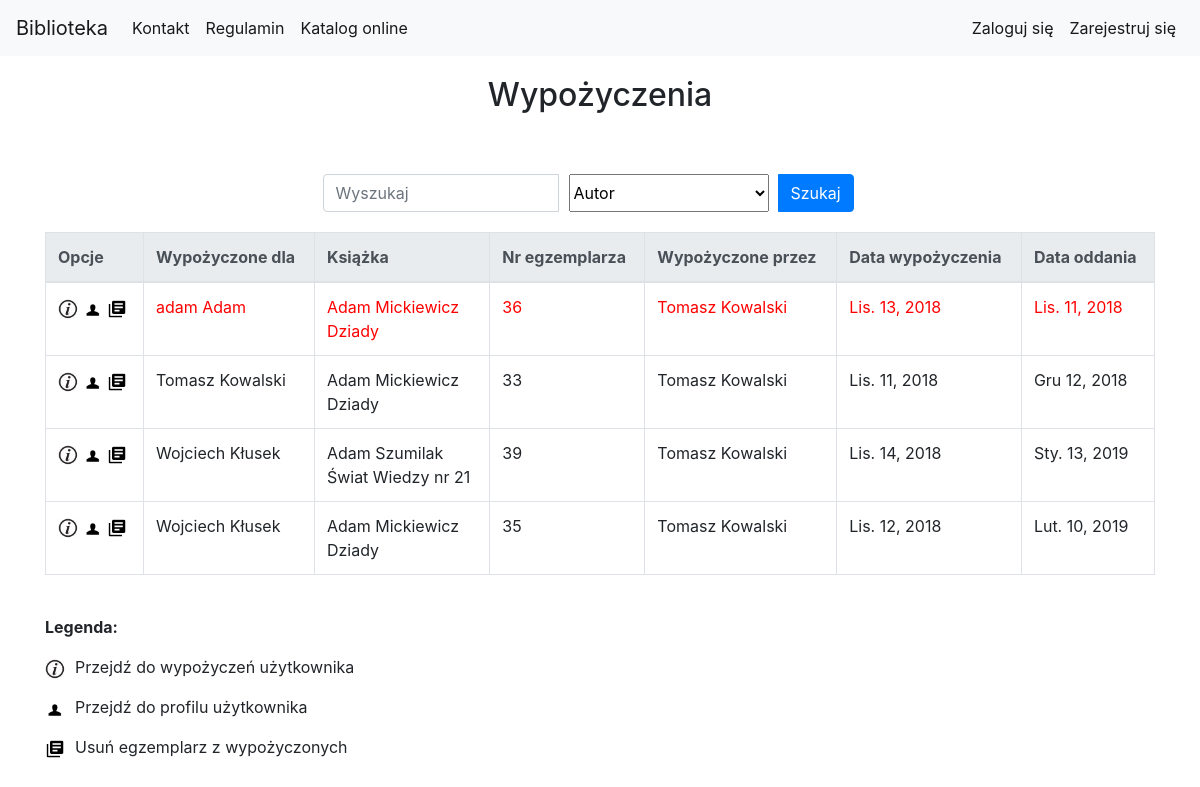
The app's page /library/borrow_list/ with its own data.
### library_app/models.py (models this page shows, shortened)
class Borrow(models.Model):
    user = models.ForeignKey(User, verbose_name='Wypożycz dla')
    borrow_librarian = models.ForeignKey(User, related_name="borrow_librarian", verbose_name='Bibliotekarz wypożyczający')
    receive_librarian = models.ForeignKey(User, related_name="receive_librarian", null=True, blank=True, verbose_name='Bibliotekarz odbierający')
    book_copy_id = models.ForeignKey(BookCopy, related_name="borrow_bookcopy", verbose_name='Egzemplarz ksiązki')
    borrow_date = models.DateField(auto_now=True, verbose_name='Data wypożyczenia')
    receive_date = models.DateField(default=datetime.now()+timedelta(days=60), verbose_name='Data oddania')
    is_prolong = models.BooleanField(default=False, verbose_name="Czy prolongowana")
    is_date_exceeded = models.BooleanField(default=False, verbose_name="Czy data oddania przekroczona")

class Author(models.Model):
    first_name = models.CharField(max_length=200, verbose_name='Imię')
    last_name = models.CharField(max_length=200, verbose_name='Nazwisko')
    country = models.CharField(max_length=200, verbose_name='Kraj')
    biography = models.TextField(default='', blank=True, null=True, verbose_name='Biografia')
    birth_place = models.CharField(max_length=200, default='', blank=True, null=True, verbose_name='Miejsce urodzenia')
    image_url = models.URLField(default='', blank=True, null=True, verbose_name='Adres url portretu, zakończony rozszerzeniem')
    years_of_life = models.CharField(max_length=10, default='', blank=True, null=True, verbose_name='Lata życia')

class BookCopy(models.Model):
    book = models.ForeignKey(Book, related_name="bookcopies", verbose_name='Wybierz książkę') #teraz w templatce mozemy z poziomu klasy book odnosic sie do obiektow bookcopy, np {{book.bookcopies.count}} da liczbe kopii ksiazek ktore maja w polu book id danej ksiazki
    is_borrowed = models.BooleanField(default=False)

class Book(models.Model):
    authors = models.ManyToManyField(Author, related_name='book_authors', verbose_name='Autorzy')
    category = models.ForeignKey(Category, related_name='book_categories', verbose_name='Kategoria')
    publishing_house = models.ForeignKey(PublishingHouse, related_name='publishing_houses', verbose_name='Wydawnictwo')
    isbn = models.CharField(max_length=30, unique=True, verbose_name='Numer ISBN')
    title = models.CharField(max_length=200, verbose_name='Tytuł')
    description = models.TextField(blank=True, default='', verbose_name='Opis')
    publish_date = models.DateField(default=datetime.now, blank=True, verbose_name='Data publikacji')
    edition = models.PositiveIntegerField(default=1, verbose_name='Numer wydania')
    image_url = models.URLField(default='', blank=True, null=True, verbose_name='Adres url okładki zakończony rozszerzeniem obrazu')
    add_date = models.DateTimeField(auto_now=True)
    slug = models.SlugField(allow_unicode=True, unique=True)

### library_app/views.py (the view)
class BorrowListView(LoginRequiredMixin, SuperuserRequiredMixin, generic.ListView):
    login_url = reverse_lazy('no_permission')
    model = models.Borrow
    context_object_name = "borrow_list" #human-understandable name of variable to access from templates
    paginate_by = 10
    def get_queryset(self):
        search_query = self.request.GET.get("search_query")
        search_type = self.request.GET.get("search_type")
        query_result = None
        if search_query is not None:
            if search_type == "title":
                query_result = models.Borrow.objects.all().filter(book_copy_id__book__title__icontains=search_query)
            elif search_type == "author":
                authors_result = models.Borrow.objects.all().filter(book_copy_id__book__authors__first_name__icontains=search_query) | models.Borrow.objects.all().filter(book_copy_id__book__authors__last_name__icontains=search_query)
                query_result = authors_result
            elif search_type == "bookcopy_nr":
                query_result = models.Borrow.objects.all().filter(book_copy_id__id__icontains=search_query)
            elif search_type == "borrow_by_user":
                borrow_by_result = models.Borrow.objects.all().filter(user__first_name__contains=search_query) | models.Borrow.objects.all().filter(user__last_name__contains=search_query)
                query_result = borrow_by_result
            elif search_type == "borrow_by_librarian":
                borrow_by_result = models.Borrow.objects.all().filter(borrow_librarian__first_name__contains=search_query) | models.Borrow.objects.all().filter(borrow_librarian__last_name__contains=search_query)
                query_result = borrow_by_result
            return query_result.order_by("receive_date")
        else:
            return models.Borrow.objects.all().order_by("receive_date")

### library_app/templatetags/custom_tags.py (called while the page is built)
@register.simple_tag(name='get_user_profile')
def get_user_profile(user_obj):
    return models.UserProfileInfo.objects.get(user=user_obj)

### library_app/templates/library_app/borrow_list.html (shortened to what this page needs)
{% extends "base.html" %}
{% load static %}
{% load custom_tags %}
{% block body_block %}
<div class="container">
    <div class="page-title">
        <h2>Wypożyczenia</h2>
    </div>
            <div class="search-bar">
                <form class="form-inline" action="{% url 'library_app:borrow_list' %}" method="GET">
                    <div class="input-group">
                        <input type="search" class="form-control" name="search_query" placeholder="Wyszukaj">
                        <select class="search-select" name="search_type">
                            <option value="author" selected>Autor</option>
                        </select>
                        <div class="input-group-append search-button">
                            <button class="btn btn-primary" type="submit">Szukaj</button>
                        </div>
                    </div>
                </form>
            </div>
    <table class="table table-bordered table-hover">
        <thead class="thead-light">
            <tr>
                <th scope="col">Opcje</th>
                <th scope="col">Wypożyczone dla</th>
                <th scope="col">Książka</th>
                <th scope="col">Nr egzemplarza</th>
                <th scope="col">Wypożyczone przez</th>
                <th scope="col">Data wypożyczenia</th>
                <th scope="col">Data oddania</th>
            </tr>
        </thead>
        <tbody>
            {% for borrow in borrow_list %}
                {% if borrow.is_date_exceeded %}
                <tr style="color:red">
                {% else %}
                    <tr>
                {% endif %}
                <td>
                    <a href="{% url 'library_app:user_borrows' pk=borrow.user.pk %}"><img src="{% static 'website_icons/info_ico.png' %}" alt="Wypożyczenia" width="20" height="20"></a>
                    {% get_user_profile borrow.user as user_profile_obj %}
                    <a href="{% url 'library_app:user_profile' pk=user_profile_obj.pk %}"><img src="{% static 'website_icons/user_ico.png' %}" alt="Profil" width="20" height="20"></a>
                    <a href="{% url 'library_app:borrow_delete' pk=borrow.pk %}"><img src="{% static 'website_icons/del_borrow_ico.png' %}" alt="Usuń" width="20" height="20"></a>
                </td>
                <td>{{borrow.user.get_full_name}}</td>
                <td>
                    {% for author in borrow.book_copy_id.book.authors.all %}
                        {{author.first_name}} {{author.last_name}}
                        <br>
                    {% endfor %}
                    {{borrow.book_copy_id.book.title}}
                </td>
                <td>{{borrow.book_copy_id.id}}</td>
                <td>{{borrow.borrow_librarian.get_full_name}}</td>
                <td>{{borrow.borrow_date}}</td>
                <td>{{borrow.receive_date}}</td>
            </tr>
            {% endfor %}
        </tbody>
    </table>
    <div class="table-legend">
        <p><b>Legenda:</b></p>
        <p><img src="{% static 'website_icons/info_ico.png' %}" alt="Szczegóły" width="20" height="20">Przejdź do wypożyczeń użytkownika </p>
        <p><img src="{% static 'website_icons/user_ico.png' %}" alt="Szczegóły" width="20" height="20">Przejdź do profilu użytkownika </p>
        <p><img src="{% static 'website_icons/del_borrow_ico.png' %}" alt="Szczegóły" width="20" height="20">Usuń egzemplarz z wypożyczonych </p>
    </div>
</div>
{% endblock %}

### static/css/style.css (style rules this page uses)
.page-title { margin-top: 20px; margin-bottom: 20px; text-align: center; }
a { text-decoration: none; color: black; }
.table-legend { margin-bottom: 50px; }
.table-legend img { margin-right: 10px; }
.search-bar { padding-top: 40px; padding-bottom: 20px; margin: 0 auto; width: 50%; }
.search-button { width: 100px; }
.search-select { width: 200px; margin-right: 10px; margin-left: 10px; }

### records on screen
Borrow: user.get_full_name "adam Adam", book_copy_id.book "Dziady", book_copy_id.id "36", borrow_librarian.get_full_name "Tomasz Kowalski", borrow_date "Lis. 13, 2018", receive_date "Lis. 11, 2018"
Author: first_name "Adam", last_name "Mickiewicz"
Borrow: user.get_full_name "Tomasz Kowalski", book_copy_id.book "Dziady", book_copy_id.id "33", borrow_librarian.get_full_name "Tomasz Kowalski", borrow_date "Lis. 11, 2018", receive_date "Gru 12, 2018"
Borrow: user.get_full_name "Wojciech Kłusek", book_copy_id.book "Świat Wiedzy nr 21", book_copy_id.id "39", borrow_librarian.get_full_name "Tomasz Kowalski", borrow_date "Lis. 14, 2018", receive_date "Sty. 13, 2019"
Author: first_name "Adam", last_name "Szumilak"
Borrow: user.get_full_name "Wojciech Kłusek", book_copy_id.book "Dziady", book_copy_id.id "35", borrow_librarian.get_full_name "Tomasz Kowalski", borrow_date "Lis. 12, 2018", receive_date "Lut. 10, 2019"
